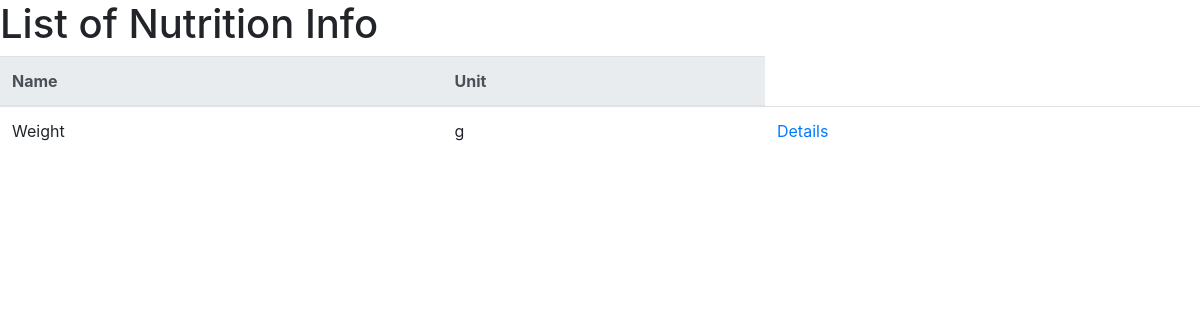
The app's page /nutri-info-list/ (signed in), older data.
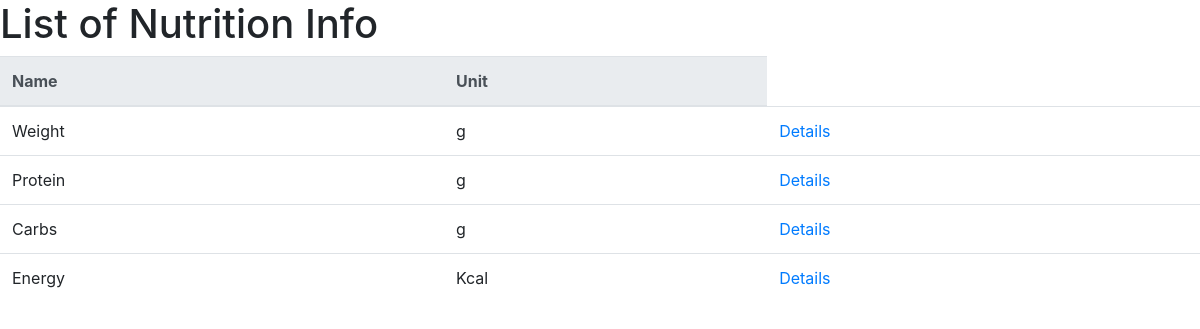
The same page, newer data.
### foodCMS/models.py (models this page shows, shortened)
class NutritionInfo(models.Model):
    name = models.CharField(max_length=50,verbose_name="Name")
    unit = models.CharField(max_length=50,verbose_name="Unit")

### foodCMS/views.py (the view)
# urls.py: path('nutri-info-list/', views.NutritionInfoListView.as_view(),
@method_decorator(login_required, name="dispatch")
class NutritionInfoListView(ListView):
    model = NutritionInfo
    template_name = 'foodCMS/nutritionInfolist.html'

### foodCMS/templates/foodCMS/nutritionInfolist.html
{% extends "./base.html" %}
{% block maincontent %}
<h1>List of Nutrition Info</h1>
<table class="table">
    <tr>
        <thead class="thead-light">
            <tr>
                <th scope="col">Name</th>
                <th scope="col">Unit</th>
            </tr>
        </thead>
        <tbody>
                {% for nutritionInfo in object_list %}
                <tr>
                    <td>{{nutritionInfo.name}}</td>
                    <td>{{nutritionInfo.unit}}</td>
                    <td><a href="{% url 'nutri-details' nutritionInfo.id  %}">
                            Details
                        </a>
                    </td>
                </tr>
                {% endfor %}
        </tbody>
</table>
{% endblock %}

### foodCMS/templates/foodCMS/base.html (shortened to what this page needs)
<!doctype html>
<html lang="en">
  <head>
    <link rel="stylesheet" href="https://stackpath.bootstrapcdn.com/bootstrap/4.3.1/css/bootstrap.min.css">
  </head>
<body>
    {% block maincontent %}{% endblock %}
</body>
</html>

Row changes from the older to the newer data that the page shows:
added NutritionInfo: name "Protein", unit "g"
added NutritionInfo: name "Carbs", unit "g"
added NutritionInfo: name "Energy", unit "Kcal"
